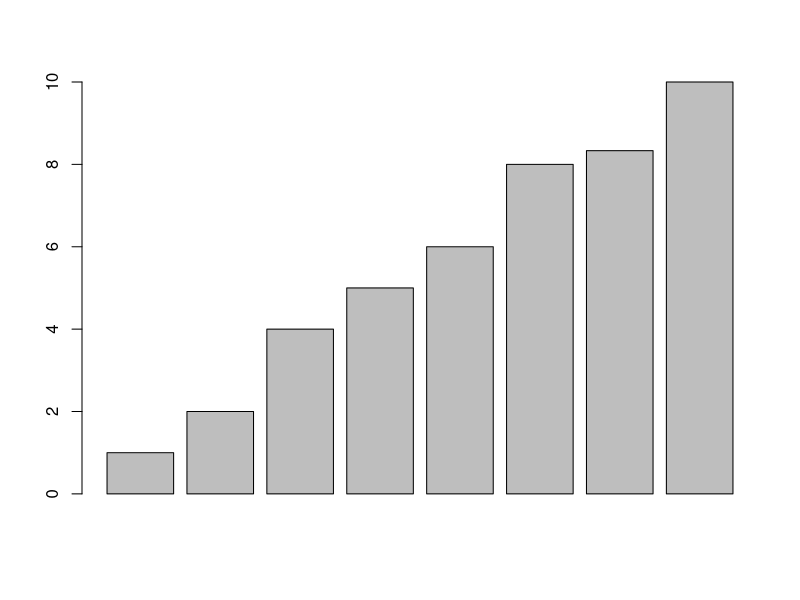
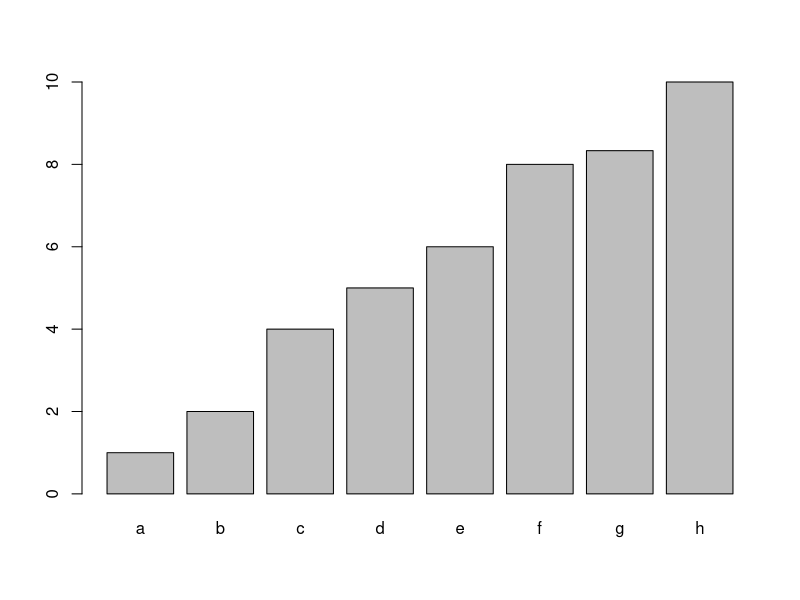
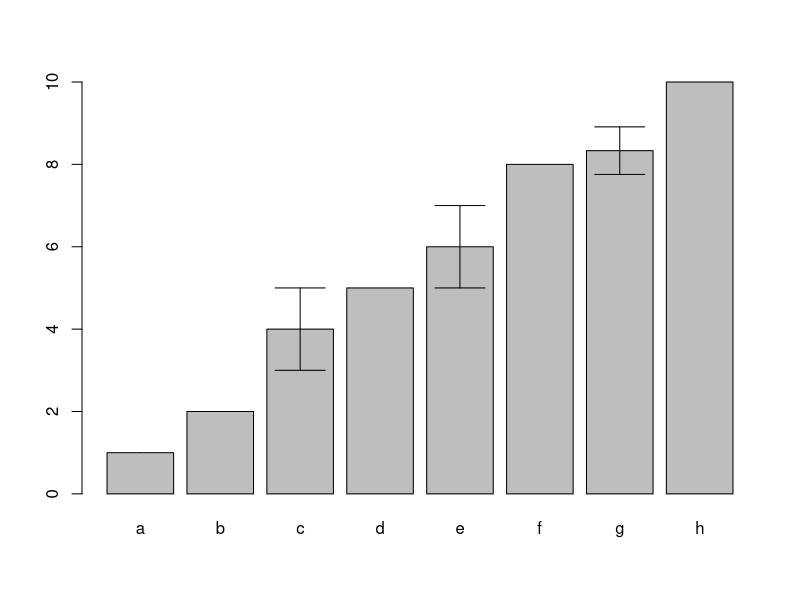
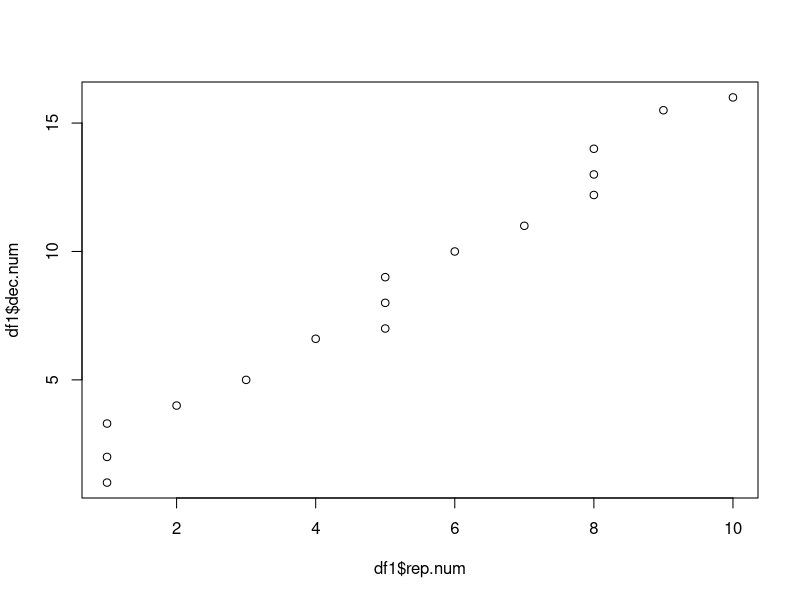
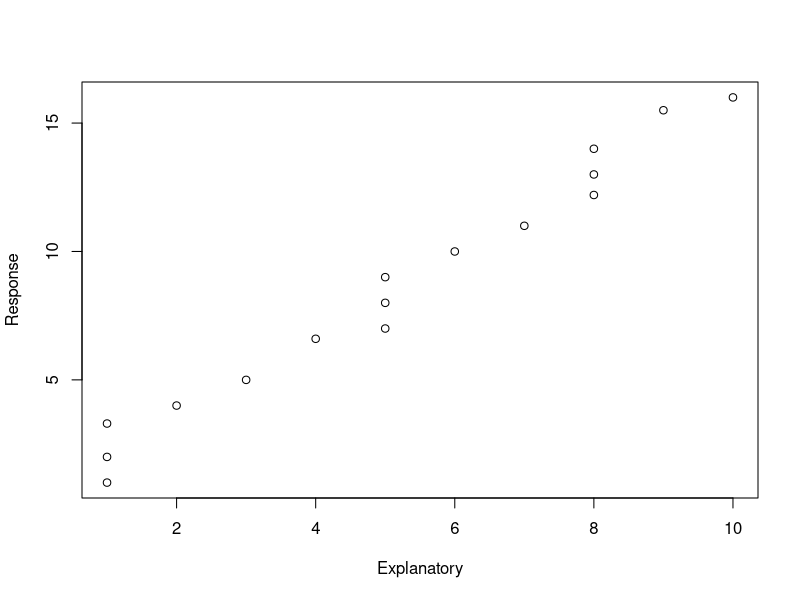
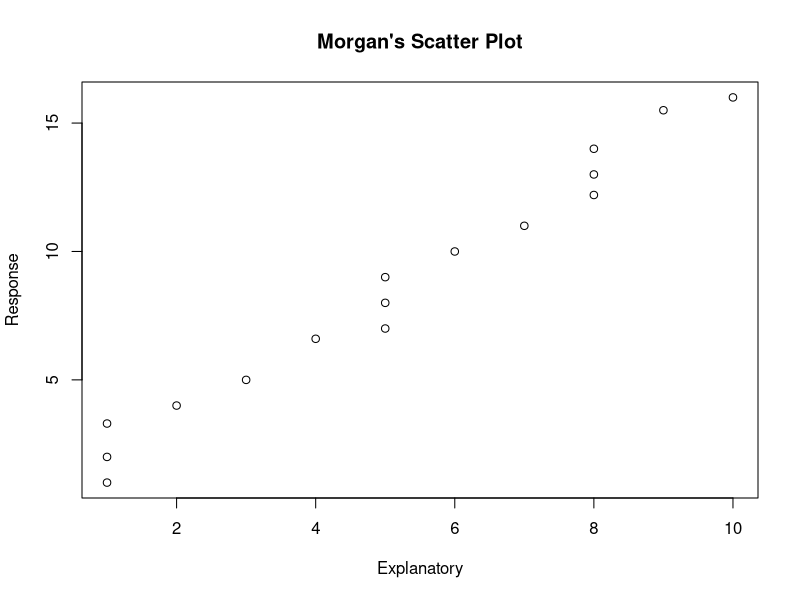
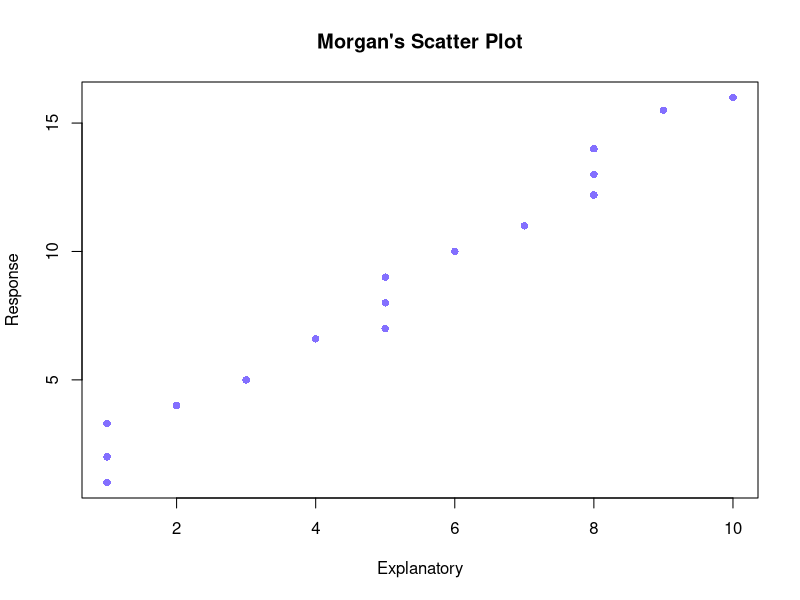

Write R code to recreate these figures, in order.
# With the data frame you created last week you will:

unique.char <- c("a","b","c","d","e","f","g","h","i","j","k","l","m","n","o")
group.char <- c("a","a","a","b","c","c","c","d","e","e","e","f","g","g","g")
uniqu.num <- c(1,2,3,4,5,6,7,8,9,10,11,12,13,14,15)
rep.num <- c(1,1,1,2,3,4,5,5,5,6,7,8,8,8,9)
dec.num <- c(1,2,3.3,4,5,6.6,7,8,9,10,11,12.2,13,14,15.5)

df <- as.data.frame(cbind(unique.char,group.char,uniqu.num,rep.num,dec.num))
df
df$uniqu.num <- as.numeric(as.character(df$uniqu.num))
df$rep.num <- as.numeric(as.character(df$rep.num))
df$dec.num <- as.numeric(as.character(df$dec.num))
row.names(df) <- c("a","b","c","d","e","f","g","h","i","j","k","l","m","n","o")
row.names(df)
df

df[-1]

add.row <- data.frame("p","h",16,10,16)
add.row
colnames(add.row) <- colnames(df) 
colnames(add.row)
df1 <- rbind(df, add.row)
df1

# Create a barplot for one numeric column, grouped by the character vector with 3 unique values
  # Add error bars with mean and standard deviation to the plot
  # Change the x and y labels and add a title
  # Export the plot as a PDF that is 4 inches wide and 7 inches tall.

df.mean <- aggregate(df1$rep.num ~df1$group.char, FUN = "mean")
df.mean
colnames(df.mean) <- c("Factor","Mean")
df.mean
barplot(df.mean$Mean)
barplot(df.mean$Mean, names.arg = df.mean$Factor)
df.sd <- aggregate(df1$rep.num ~df1$group.char, FUN = "sd")
colnames(df.sd) <- c("Factor","StanDev")
df.sd
b.plot <- barplot(df.mean$Mean, names.arg = df.mean$Factor)
arrows(b.plot, df.mean$Mean-df.sd$StanDev,
       b.plot, df.mean$Mean+df.sd$StanDev,angle=90,code=3)


# Create a scatter plot between two of your numeric columns.
  # Change the point shape and color to something NOT used in the example.
  # Change the x and y labels and add a title
  # Export the plot as a JPEG by using the "Export" button in the plotting pane.

plot(df1$dec.num ~ df1$rep.num)
plot(df1$dec.num ~ df1$rep.num, xlab = "Explanatory", ylab = "Response")
plot(df1$dec.num ~ df1$rep.num, xlab = "Explanatory", ylab = "Response", main = "Morgan's Scatter Plot")
plot(df1$dec.num ~ df1$rep.num, xlab = "Explanatory", ylab = "Response", main = "Morgan's Scatter Plot", pch=16, col ="slateblue1")

# Upload both plots with the script used to create them to GitHub.
  # Follow the same file naming format as last week for the script.
  # Name plots as Lastname_barplot or Lastname_scatterplot. Save them to your "plots" folder.